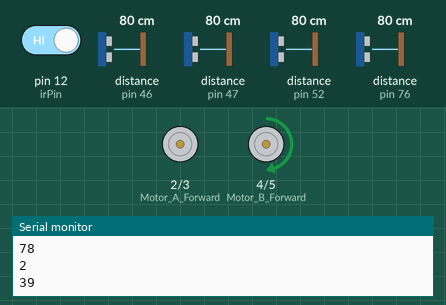
The sketch below on a simulated Arduino Mega 2560, built with avr-gcc and run on an emulated ATmega2560. Parts: motor-driver pin pairs drawn as motors (green arrow = first pin HIGH = forward, orange = second pin HIGH = backward, longer = more drive, scaled by the enable pin), the last lines printed to the serial monitor. Wiring (inferred from the names in the program): 3 × ultrasonic range finder: trigger pin 48, echo pin 46 / trigger pin 49, echo pin 47 / trigger pin 50, echo pin 52. Inputs (shaded band) come from the test bench; at power-on: distance to the obstacle (sensors on pin 76, pin 46, pin 47, pin 52) 80 cm, pin 12 (irPin) HIGH. The echo pulse lasts 58.3 µs per cm.

Above: at 5.98 s.
6.0 s: distance to the obstacle (sensor on pin 76) set to 9 cm
At 13.3 s:
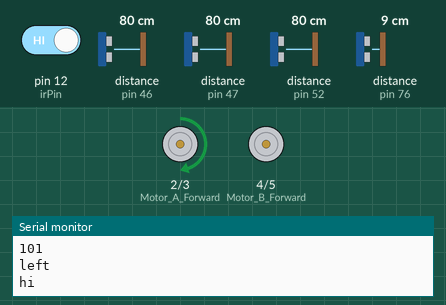
15.3 s: distance to the obstacle (sensor on pin 76) set to 12 cm
At 17.8 s:
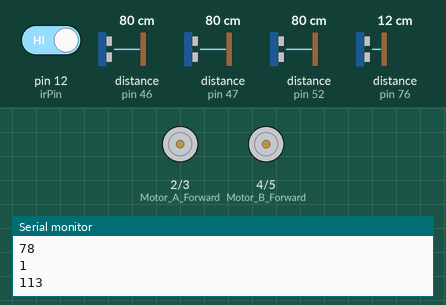
19.8 s: pin 12 (irPin) driven LOW
At 22.4 s:
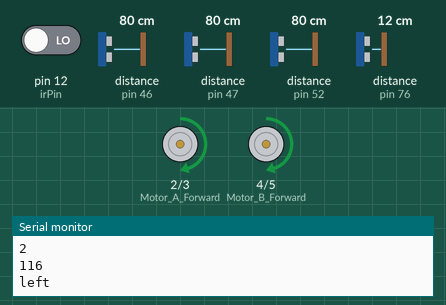
Timing chart, 0 to 24.5 s (numbered marks = the images above; inputs shaded):
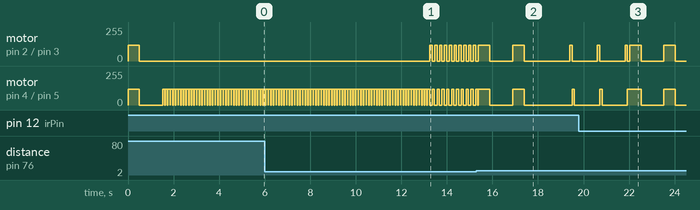

The sketch:

Maze_Solver_Robot.ino
```cpp
const int  p =20;
int startTime;
int endTime;


int RECV_PIN = 13; // the pin where you connect the output pin of IR sensor

#define enableA 8 // left
#define enableB 9 // right


int End = 0;
int irPin = 12;
int val = 0;

int var = 0;
int mode = 0;

int Sensor_read1=20;
int Sensor_read2=21 ;

int Motor_A_Reverse = 3;
int Motor_A_Forward = 2;

int Motor_B_Reverse = 5;
int Motor_B_Forward = 4;


int trigPinR = 48;
int echoPinR = 46;
int trigPinM = 50;
int echoPinM = 52;
int trigPinL = 49;
int echoPinL = 47;
int s = 0;
long distanceR;
long durationR;
long distanceL;
long durationL;
long distanceM;
long durationM;
 int counter;
 int dist;


 char command;
////////////////
char path[100] = " ";
unsigned char pathLength = 0; // the length of the path
int pathIndex = 0; // used to reach an specific array element.
////////////////
unsigned int status = 0;

void setup() {
Serial.begin(9600);
 pinMode (Sensor_read1,INPUT);
 pinMode (Sensor_read2,INPUT);
 pinMode(Motor_A_Forward, OUTPUT);
 pinMode(Motor_A_Reverse, OUTPUT);
 pinMode(Motor_B_Forward, OUTPUT);
 pinMode(Motor_B_Reverse, OUTPUT);
 pinMode(trigPinR, OUTPUT);
 pinMode(echoPinR, INPUT);
 pinMode(trigPinL, OUTPUT);
 pinMode(echoPinL, INPUT);
 pinMode(trigPinM, OUTPUT);
 pinMode(echoPinM, INPUT);
 pinMode(irPin, INPUT);

  pinMode(enableA, OUTPUT);
  pinMode(enableB, OUTPUT);


int Sensor_read1=0;
int Sensor_read2=0;

 int counter=0;
 int dist=0;


}


void loop() {
analogWrite(enableA, 120);
analogWrite(enableB, 120);


mazeSolve();


/*delay(30000);
pathIndex = 0;
status = 0 ;
End = 0;
mazeOptimization ();*/


}


void mazeSolve(void)
{
    forward();
    while (!status)
    {  /*
        distanceR= 2;
        distanceM= 22;
        distanceL= 9;
        */
        Serial.println("hi");
        readLFSsensors();
        test_dest();
        Serial.println(distanceR);
        Serial.println(distanceL);
        Serial.println(distanceM);
        Serial.println(var);
        Serial.println(s);
       // read_sensors ();

           switch(var){
              case 1:
                forward();
                Serial.println("forward");
                break;

              case 2:
                left();
                Serial.println("left");
                break;

              case 3:
                right();
                delay(1000);
                stop_();
                Serial.println("right");
                break;

             case 4:
                stop_();
                Serial.println("stop_");
                break;

             case 5:
                uTurn();
                delay(1000);
                stop_();
                Serial.println("uTurn");
                break;

               default:
               // if unwanted charachter
               // nothing to do
               break;
              }
    }
}
void read_sensors (){
  if (Sensor_read1==1 & Sensor_read2 == 1 )
     counter++;
     dist=(15.7*(counter/20));
//Serial.println(dist);

}

void test_dest () {
  ultraL();
  ultraM();
  ultraR();
 s = s+1;
    if (distanceL <10 || distanceR <10 || distanceM <10 ){
      stop_();
      if (distanceL > 10 ){
        left();}
        else if (distanceR >10 ){
          right();}
          else {
            forward();
            }

      }
    if (distanceL <10 || distanceR <10 || distanceM <10 ){
      var = 2;


      }
    else if(distanceL > 20 && distanceR < 20 && distanceM < 20 ) //Left Only
    {
      var = 2;
      recIntersection('L');
    }
    else if (distanceL < 20 && distanceR > 20 && distanceM < 20 )//Right Only
    {
      var = 3;
      recIntersection('R');
    }
    else if (distanceL < 20 && distanceR < 20 && distanceM < 20)//Dead End
    {
      var = 5;
      recIntersection('B');
    }
    else if (distanceL < 20 && distanceR > 20 && distanceM > 20)//Straight or Right
    {
      var = 1;
      recIntersection('S');
    }
    else if (distanceL > 20 && distanceR < 20 && distanceM > 20)//Straight or Left
    {
      var = 2;
      recIntersection('L');
    }
    else if (distanceL > 20 && distanceR > 20 && distanceM < 20)//T Cross
    {
      var = 2;
      recIntersection('L');
    }
    else if (distanceL > 20 && distanceR > 20 && distanceM > 20)//X Cross
    {
      var = 2;
      recIntersection('L');
    }
    else if (distanceL < 20 && distanceR < 20 && distanceM > 20)//Straight
    {
      var = 1;
    }
  }

  void test_dest2 () {
  ultraL();
  ultraM();
  ultraR();

    if(distanceL > 20 && distanceR < 20 && distanceM > 20 ) //Straight
    {
      mode = 1;
    }
    else
    {
      mode = 0;
    }

  }


void mazeOptimization (void)
{
  while (!status)
  {
    //readLFSsensors();
    test_dest2 ();
    switch (mode)
    {
      case 1:
        forward();
        break;
      case 0:
        mazeTurn (path[pathIndex]);
        pathIndex++;
        break;
    }
   }
}

void mazeTurn (char dir)
{
  switch(dir)
  {
    case 'L': // Turn Left
       left ();
       break;

    case 'R': // Turn Right
       right();
       break;

    case 'B': // Turn Back
       uTurn();
       break;

    case 'S': // Go Straight
       forward();
       break;
  }
}

void readLFSsensors(){

    val = digitalRead(irPin);     // read the input pin
    if (val == 0)
    {
      status = 1;
      End = 1;
      }
      else{
       //
      }
}


void recIntersection(char direction)
{
  path[pathLength] = direction; // Store the intersection in the path variable.
  pathLength ++;
  simplifyPath(); // Simplify the learned path.
}

void simplifyPath()
{
  // only simplify the path if the second-to-last turn was a 'B'
  if(pathLength < 3 || path[pathLength-2] != 'B')
    return;

  int totalAngle = 0;
  int i;
  for(i=1;i<=3;i++)
  {
    switch(path[pathLength-i])
    {
      case 'R':
        totalAngle += 90;
  break;
      case 'L':
  totalAngle += 270;
  break;
      case 'B':
  totalAngle += 180;
  break;
    }
  }

  // Get the angle as a number between 0 and 360 degrees.
  totalAngle = totalAngle % 360;

  // Replace all of those turns with a single one.
  switch(totalAngle)
  {
    case 0:
  path[pathLength - 3] = 'S';
  break;
    case 90:
  path[pathLength - 3] = 'R';
  break;
    case 180:
  path[pathLength - 3] = 'B';
  break;
    case 270:
  path[pathLength - 3] = 'L';
  break;
  }

  // The path is now two steps shorter.
  pathLength -= 2;

}


void forward (){

  digitalWrite(Motor_A_Reverse , LOW ) ;
  digitalWrite(Motor_A_Forward , HIGH ) ;
  digitalWrite(Motor_B_Reverse , LOW ) ;
  digitalWrite(Motor_B_Forward , HIGH ) ;
  delay(500);
  digitalWrite(Motor_A_Reverse , LOW ) ;
  digitalWrite(Motor_A_Forward , LOW ) ;
  digitalWrite(Motor_B_Reverse , LOW ) ;
  digitalWrite(Motor_B_Forward , LOW ) ;
  delay(1000);

  }


void rr (){

  digitalWrite(Motor_A_Reverse , HIGH ) ;
  digitalWrite(Motor_A_Forward , LOW ) ;
  digitalWrite(Motor_B_Reverse , HIGH ) ;
  digitalWrite(Motor_B_Forward , LOW ) ;
  delay(500);
  digitalWrite(Motor_A_Reverse , LOW ) ;
  digitalWrite(Motor_A_Forward , LOW ) ;
  digitalWrite(Motor_B_Reverse , LOW ) ;
  digitalWrite(Motor_B_Forward , LOW ) ;
  delay(1000);

  }

void left () {

  digitalWrite(Motor_A_Reverse , LOW ) ;
  digitalWrite(Motor_A_Forward , LOW ) ;
  digitalWrite(Motor_B_Reverse , LOW ) ;
  digitalWrite(Motor_B_Forward , HIGH ) ;
  delay(100);
  digitalWrite(Motor_A_Reverse , LOW ) ;
  digitalWrite(Motor_A_Forward , LOW ) ;
  digitalWrite(Motor_B_Reverse , LOW ) ;
  digitalWrite(Motor_B_Forward , LOW ) ;

  }

void right (){


  digitalWrite(Motor_A_Reverse , LOW ) ;
  digitalWrite(Motor_A_Forward , HIGH ) ;
  digitalWrite(Motor_B_Reverse , LOW ) ;
  digitalWrite(Motor_B_Forward , LOW ) ;
  delay(100);
  digitalWrite(Motor_A_Reverse , LOW ) ;
  digitalWrite(Motor_A_Forward , LOW ) ;
  digitalWrite(Motor_B_Reverse , LOW ) ;
  digitalWrite(Motor_B_Forward , LOW ) ;


  }

void uTurn (){

  digitalWrite(Motor_A_Reverse , LOW ) ;
  digitalWrite(Motor_A_Forward , HIGH ) ;
  digitalWrite(Motor_B_Reverse , LOW ) ;
  digitalWrite(Motor_B_Forward , LOW ) ;

  }

  void stop_ (){

  digitalWrite(Motor_A_Reverse , LOW ) ;
  digitalWrite(Motor_A_Forward , LOW ) ;
  digitalWrite(Motor_B_Reverse , LOW ) ;
  digitalWrite(Motor_B_Forward , LOW ) ;
  }

  void ultraR(){
  digitalWrite(trigPinR, LOW);
  delayMicroseconds(2);
  digitalWrite(trigPinR, HIGH);
  delayMicroseconds(10);
  digitalWrite(trigPinR, LOW);
  durationR = pulseIn(echoPinR, HIGH);
  distanceR = durationR*0.034/2;
  }

  void ultraL(){
  digitalWrite(trigPinL, LOW);
  delayMicroseconds(2);
  digitalWrite(trigPinL, HIGH);
  delayMicroseconds(10);
  digitalWrite(trigPinL, LOW);
  durationL = pulseIn(echoPinL, HIGH);
  distanceL = durationL*0.034/2;
  }

  void ultraM(){
  digitalWrite(trigPinM, LOW);
  delayMicroseconds(2);
  digitalWrite(trigPinM, HIGH);
  delayMicroseconds(10);
  digitalWrite(trigPinM, LOW);
  durationM = pulseIn(echoPinM, HIGH);
  distanceM = durationM*0.034/2;
  }
```

Measured:
- the behaviour switches between 10 and 11 cm on distance to the obstacle (sensor on pin 76) (found by bisection; images 1 and 2)
